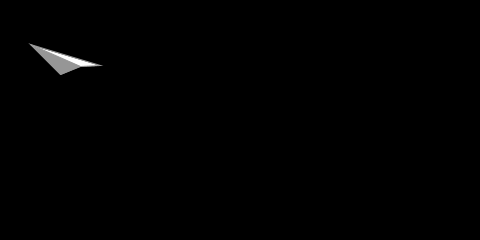
Frame 1 (no input)
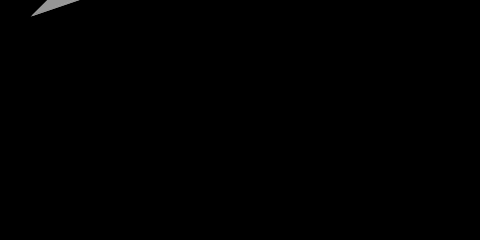
Frame 60 (the mouse pressed at the canvas centre just before this capture)
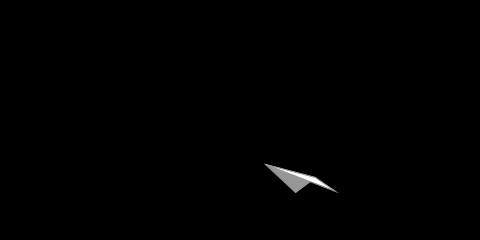
Frame 120 (the mouse held since frame 60 and released just before this capture)

The Processing sketch that drew these frames (run headless with seeded random() and noise(); from frame 60 on, the mouse is pressed at the canvas centre):

// Processing sketch: processing_118735
// ── processing_118735.pde

float offset = 30;
  float scalar = 30;
  float speed = 0.05;
  float angle = 0.0;

void setup(){
  size(480,240);
}

void draw(){
    background(0);

  float y1 = offset + cos(angle) * scalar;
  float y2 = offset + sin(angle + 0.8) * scalar;
  float y3 = offset + cos(angle + 0.8) * scalar;
           angle += speed;

  pushMatrix();
  translate(mouseX, mouseY);
  translate(sin(angle)*15,cos(angle)*15);
  stroke(150);
  fill(150);
  triangle(60,y1,80,y2,30,30);
  fill(255);
  triangle(100,y3,80,y2,30,30);
  popMatrix();
  
  }
